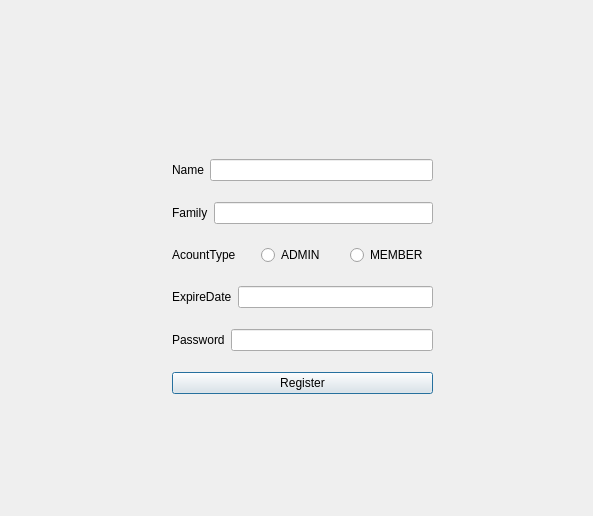
<?xml version="1.0" encoding="UTF-8"?>
<ui version="4.0">
 <class>Window_RegisterNewAccount</class>
 <widget class="QDialog" name="Window_RegisterNewAccount">
  <property name="geometry">
   <rect>
    <x>0</x>
    <y>0</y>
    <width>593</width>
    <height>516</height>
   </rect>
  </property>
  <property name="windowTitle">
   <string>Dialog</string>
  </property>
  <widget class="QWidget" name="">
   <property name="geometry">
    <rect>
     <x>172</x>
     <y>144</y>
     <width>261</width>
     <height>271</height>
    </rect>
   </property>
   <layout class="QVBoxLayout" name="verticalLayout">
    <item>
     <layout class="QHBoxLayout" name="horizontalLayout">
      <item>
       <widget class="QLabel" name="label_Name">
        <property name="text">
         <string>Name</string>
        </property>
       </widget>
      </item>
      <item>
       <widget class="QLineEdit" name="lineEdit_Name">
        <property name="enabled">
         <bool>true</bool>
        </property>
       </widget>
      </item>
     </layout>
    </item>
    <item>
     <layout class="QHBoxLayout" name="horizontalLayout_2">
      <item>
       <widget class="QLabel" name="label_Family">
        <property name="text">
         <string>Family</string>
        </property>
       </widget>
      </item>
      <item>
       <widget class="QLineEdit" name="lineEdit_Family"/>
      </item>
     </layout>
    </item>
    <item>
     <layout class="QHBoxLayout" name="horizontalLayout_3">
      <item>
       <widget class="QLabel" name="label_AccountType">
        <property name="text">
         <string>AcountType</string>
        </property>
       </widget>
      </item>
      <item>
       <widget class="QRadioButton" name="radioButton_Admin">
        <property name="text">
         <string>ADMIN</string>
        </property>
       </widget>
      </item>
      <item>
       <widget class="QRadioButton" name="radioButton_Member">
        <property name="text">
         <string>MEMBER</string>
        </property>
       </widget>
      </item>
     </layout>
    </item>
    <item>
     <layout class="QHBoxLayout" name="horizontalLayout_4">
      <item>
       <widget class="QLabel" name="label_ExpireDate">
        <property name="text">
         <string>ExpireDate</string>
        </property>
       </widget>
      </item>
      <item>
       <widget class="QLineEdit" name="lineEdit_ExpireDate"/>
      </item>
     </layout>
    </item>
    <item>
     <layout class="QHBoxLayout" name="horizontalLayout_5">
      <item>
       <widget class="QLabel" name="label_Password">
        <property name="text">
         <string>Password</string>
        </property>
       </widget>
      </item>
      <item>
       <widget class="QLineEdit" name="lineEdit_Password"/>
      </item>
     </layout>
    </item>
    <item>
     <widget class="QPushButton" name="pushButton_Register">
      <property name="text">
       <string>Register</string>
      </property>
     </widget>
    </item>
   </layout>
  </widget>
 </widget>
 <resources/>
 <connections/>
</ui>
